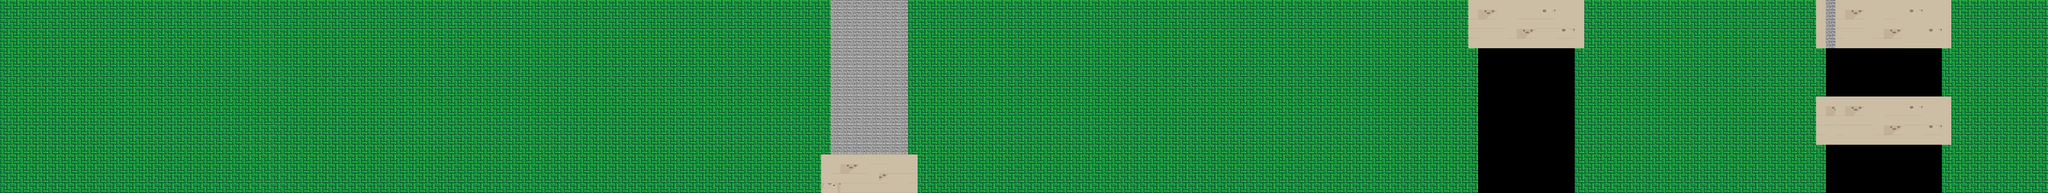

The image is a tile-based game level rendered from a .tmx file. Its description and source (layers, tilesets, objects; grid data summarised) follow:
An orthogonal 212x20 tile map with 16x16 px tiles, 3 tile layers (background, ground, obstacles).

<map version="1.0" orientation="orthogonal" width="212" height="20" tilewidth="16" tileheight="16">
 <tileset firstgid="1" name="tileSet-hd" tilewidth="16" tileheight="16">
  <image source="tileSet.png" trans="fe80fe" width="256" height="256" />
 </tileset>
 <layer name="background" width="212" height="20">
  <data>[4240 cells, 264 non-empty, 18 distinct tile ids]</data>
 </layer>
 <layer name="ground" width="212" height="20">
  <data>[4240 cells, 3811 non-empty, 10 distinct tile ids]</data>
 </layer>
 <layer name="obstacles" width="212" height="20">
  <data>[4240 cells, 0 non-empty, 0 distinct tile ids]</data>
 </layer>
</map>
